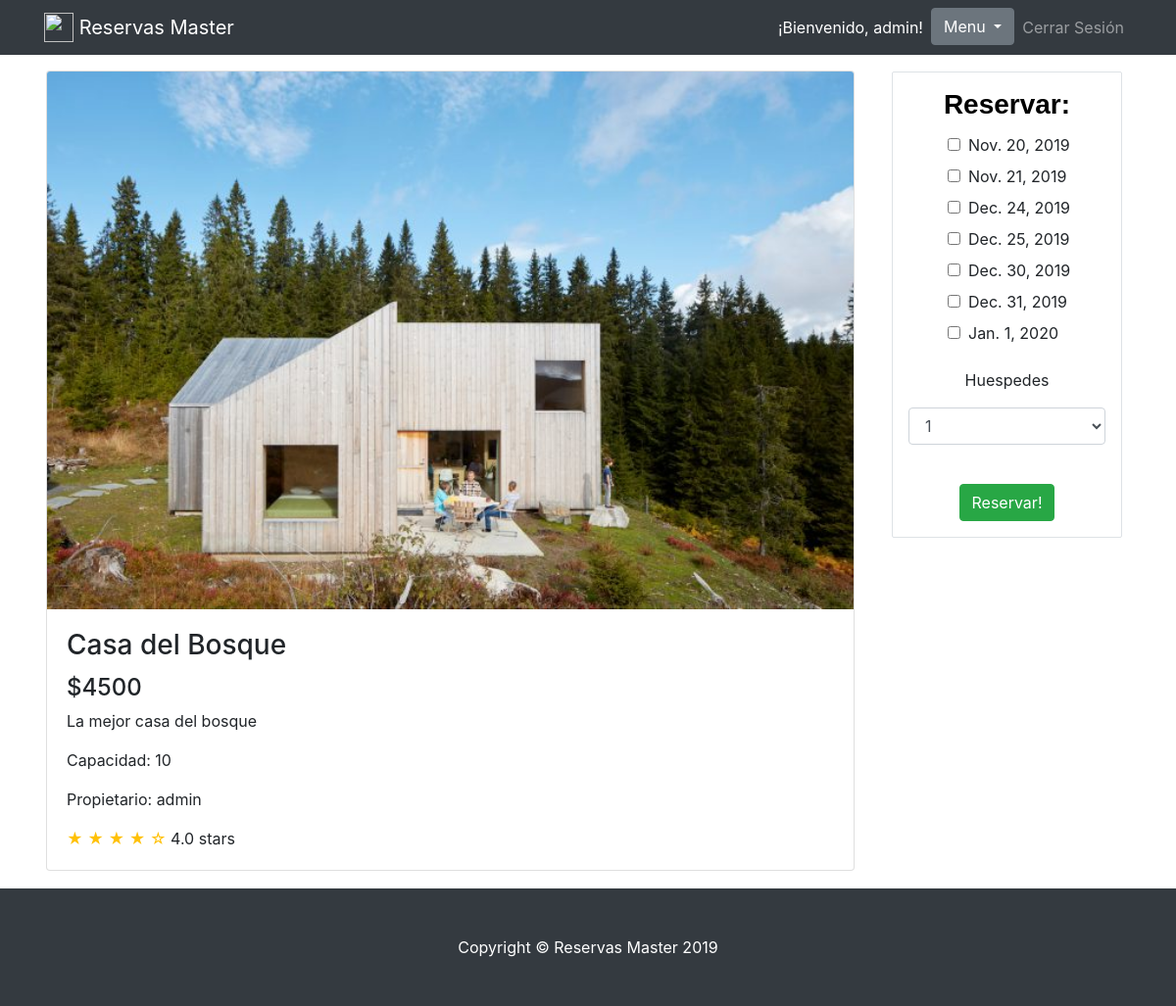
The page /detail/3 (signed in) on the database its author committed.
### application/models.py (models this page shows, shortened)
class Owner_Ship(models.Model):
    name = models.CharField(max_length=50)
    description = models.CharField(max_length=200)
    price = models.IntegerField()
    capacity = models.IntegerField()
    city = models.ForeignKey(City, null=True, on_delete=models.SET_NULL)
    owner = models.ForeignKey(User, null=False, on_delete=models.SET('null'))
    image = models.ImageField(upload_to='application/img', null=True)
    class Meta:
        verbose_name_plural = 'Propiedades'

class Date_Rent(models.Model):
    date = models.DateField()
    owner_ship = models.ForeignKey(Owner_Ship, null=False, on_delete=models.SET('null'))
    reservation = models.ForeignKey(Reservation, null=True, on_delete=models.SET_NULL, blank=True)
    class Meta:
        verbose_name_plural = 'Fechas de Alquileres'
    def __str__(self):
        return self.date.__format__("%Y-%m-%d")

### application/views.py (the view, shortened to what this page needs)
# urls.py: path('detail/<int:owner_ship_id>', views.detail),
def detail(request, owner_ship_id):
    if request.user.is_authenticated:
        o = Owner_Ship.objects.get(id=owner_ship_id)
        user = request.user
        dates = Date_Rent.objects.filter(owner_ship=o).filter(reservation=None)
        ciudades_list = City.objects.all()
        totalcapacity = o.capacity + 1
        capacity = range(1, totalcapacity)
        msg = ''
        return render(request, "application/detail.html",
                      {'ciudades_list': ciudades_list, 'owner_ship': o, 'capacity': capacity, 'dates': dates})
    return redirect('/login')

### application/templates/application/detail.html (shortened to what this page needs)
{% extends "./basictemplate.html" %}
{% block content %}
<br>
  <div class="container mb-3">
    <div class="row" >
      <div class="col-lg-9">
        <div class="card mt-4" style="width: 100%;float: left;margin: 2px;">
            {% if owner_ship.image %}
                <img class="card-img-top img-fluid" src="{{ owner_ship.image.url }}" alt="">
            {% endif %}
          <div class="card-body">
            <h3 class="card-title">{{ owner_ship.name }}</h3>
            <h4>${{ owner_ship.price }}</h4>
            <p class="card-text">{{ owner_ship.description }}</p>
            <p class="card-text">Capacidad: {{ owner_ship.capacity }}</p>
            <p class="card-text">Propietario: {{ owner_ship.owner.username }}</p>
            <span class="text-warning">&#9733; &#9733; &#9733; &#9733; &#9734;</span>
            4.0 stars
          </div>
        </div>
          </div>
     <div class="col-lg-3" style="float: right;">
        <div class="list-group border p-3" style="border: black;margin: 10px; margin-top: 25px; border-radius: 2px;">
            <h3 class="card-title text-center" style="font-family: 'Quicksand', sans-serif; color: black;"><strong>Reservar:</strong></h3>
        {% if dates %}
            <form method="POST">
                <div class="form-group">
                    <ul>
                        {% for date in dates %}
                            <label><input class="mr-2" type="checkbox" name="dates" value="{{date}}">{{ date.date }}</label>
                        {% endfor %}
                    </ul>
                    <p class="text-center">Huespedes</p><select class="form-control" name="" id="cap">
                        {% for value in capacity %}
                        <option value="{{ value }}">{{ value }}</option>
                        {% endfor %}
                    </select><br>
                </div>
                <div class="text-center">
                    <button type="submit" class="btn btn-success">Reservar!</button>
                </div>
            </form>
        {% else %}
            <p class="text-center">No hay fechas disponibles</p>
        {% endif %}
        </div>
      </div>
        </div>
      </div>
{% endblock %}

### application/templates/application/basictemplate.html (shortened to what this page needs)
<!DOCTYPE html>
<html>
<head>
     <link rel="stylesheet" href="https://stackpath.bootstrapcdn.com/bootstrap/4.3.1/css/bootstrap.min.css">
    <link rel="stylesheet" href="https://maxcdn.bootstrapcdn.com/bootstrap/4.0.0-beta.3/css/bootstrap.min.css">
</head>
<body>
<nav class="navbar navbar-expand-lg navbar-dark bg-dark fixed-top">
    <div class="container">
      <a class="navbar-brand" href="/"><img src="http://icons.iconarchive.com/icons/graphicloads/colorful-long-shadow/256/Home-icon.png" width="30" height="30" class="d-inline-block align-top" alt="">
      Reservas Master</a>
      <div class="collapse navbar-collapse" id="navbarResponsive">
        <ul class="navbar-nav ml-auto">
          <li nav-item>
            <a class="nav-link text-white">¡Bienvenido, {{request.user}}!</a>
          </li>
           <li class="dropdown">
                  <button class="btn btn-secondary dropdown-toggle" type="button" id="dropdownMenu2" data-toggle="dropdown" aria-haspopup="true" aria-expanded="false">
                    Menu
                  </button>
            </li>
          <li class="nav-item">
            <a class="nav-link" href="/logout">Cerrar Sesión</a>
          </li>
        </ul>
      </div>
    </div>
  </nav>
<br>
    {% block content %}{% endblock %}
  <footer class="py-5 bg-dark footer">
    <div class="container">
      <p class="m-0 text-center text-white">Copyright &copy; Reservas Master 2019</p>
    </div>
  </footer>
</body>
</html>

### rows shown on the page
Owner_Ship: image (picture), name "Casa del Bosque", price "4500", description "La mejor casa del bosque", capacity "10", owner.username "admin"
Date_Rent: date "Nov. 20, 2019"
Date_Rent: date "Nov. 21, 2019"
Date_Rent: date "Dec. 24, 2019"
Date_Rent: date "Dec. 25, 2019"
Date_Rent: date "Dec. 30, 2019"
Date_Rent: date "Dec. 31, 2019"
Date_Rent: date "Jan. 1, 2020"

### other values the page prints
{{ request.user }} "admin"
form field value "1"
